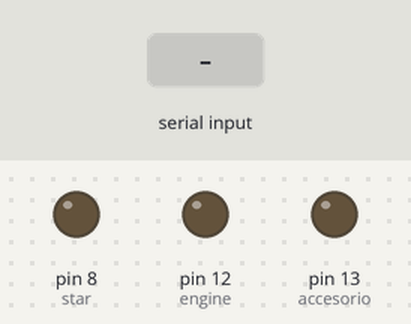
Bench run of a sketch on a simulated Arduino Uno, built with avr-gcc and run on an emulated ATmega328P. Parts: output pins drawn as LEDs (lit = HIGH). Inputs (shaded band) come from the test bench. What the sketch prints to the serial monitor is not drawn.

Above: at 1.2 s.
1.3 s: "1" received over Serial
At 4.1 s:
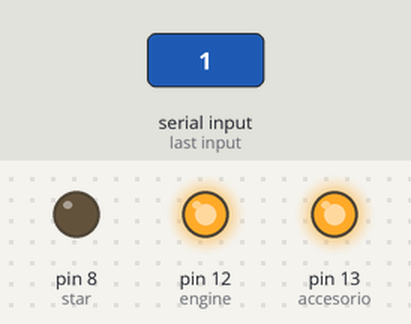
4.3 s: "0" received over Serial
At 6.4 s:
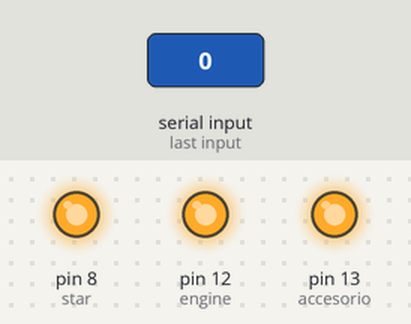
7.3 s: "2" received over Serial
At 10.5 s:
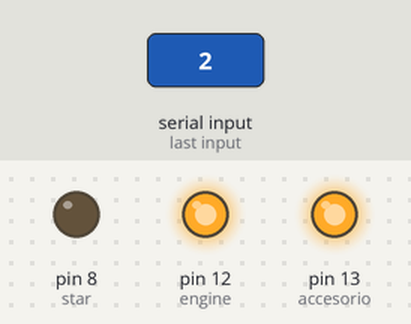
Timing chart, 0 to 12.0 s (numbered marks = the images above; inputs shaded):
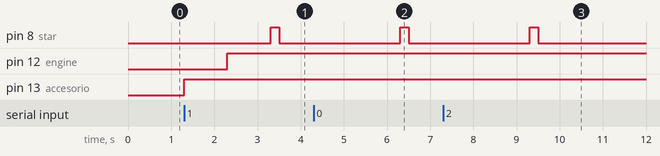

Measured:
- after the input at 1.3 s, pin 8 (star): LOW → HIGH after 2.0 s, → LOW 0.20 s later; pin 12 (engine): LOW → HIGH after 1.0 s; pin 13 (accesorio): LOW → HIGH at once
- after the input at 4.3 s, pin 8 (star): LOW → HIGH after 2.0 s, → LOW 0.20 s later
- after the input at 7.3 s, pin 8 (star): LOW → HIGH after 2.0 s, → LOW 0.20 s later

The sketch:

encendido_auto.ino
```cpp
int option='1';
int accesorio = 13;
int engine = 12;
int star = 8;
int centinela=0;


void setup()
{
  Serial.begin(9600);
  pinMode(star,OUTPUT);
  pinMode(engine,OUTPUT);
  pinMode(accesorio,OUTPUT);
}
//CLAVE 20151607    AÑO DIA MES

void loop()
{

  if (Serial.available()>0)
  {
    option=Serial.read();
    if(option=='1')
    {
      centinela = !centinela;
    }

    if (centinela==1)
    {
      digitalWrite(accesorio, HIGH);
      Serial.print('ACCESORIO \n');
      delay(1000);
      digitalWrite(engine, HIGH);
      Serial.print('ENGINE \n');
      delay(1000);
      digitalWrite(star, HIGH);
      Serial.print('ESTAR ON \n');
      delay(200);
      digitalWrite(star, LOW);
      Serial.print('ESTAR OFF \n');
    }
    if (centinela==0)
    {
      digitalWrite(engine, LOW);
      delay(200);
      digitalWrite(accesorio,LOW);
      delay(200);
      Serial.print('SISTEMA APAGADO\n');
    }
  }

  }
```
